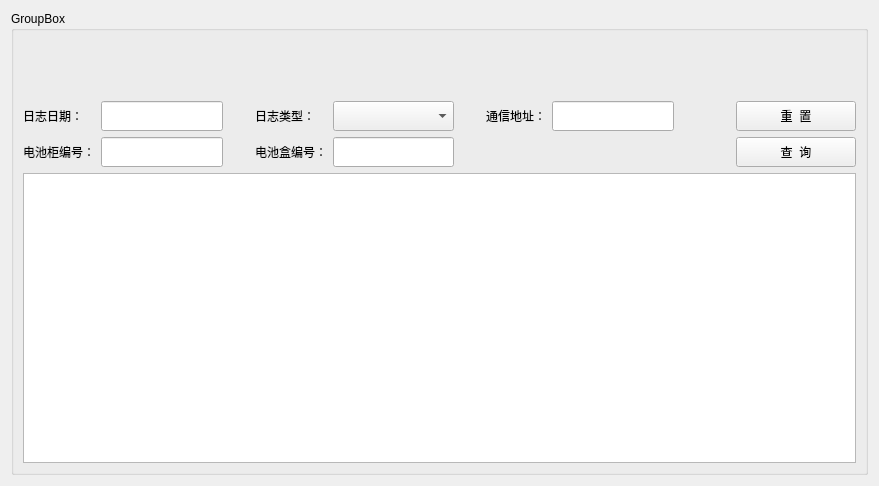
<?xml version="1.0" encoding="UTF-8"?>
<ui version="4.0">
 <class>BatteryLogForm</class>
 <widget class="QWidget" name="BatteryLogForm">
  <property name="geometry">
   <rect>
    <x>0</x>
    <y>0</y>
    <width>879</width>
    <height>486</height>
   </rect>
  </property>
  <property name="windowTitle">
   <string>Form</string>
  </property>
  <layout class="QGridLayout" name="gridLayout_2">
   <item row="0" column="0">
    <widget class="GroupBoxEx" name="groupBox">
     <property name="title">
      <string>GroupBox</string>
     </property>
     <layout class="QGridLayout" name="gridLayout">
      <property name="topMargin">
       <number>70</number>
      </property>
      <item row="0" column="0">
       <widget class="LabelEx" name="label">
        <property name="text">
         <string>日志日期：</string>
        </property>
       </widget>
      </item>
      <item row="0" column="1">
       <widget class="LineEditEx" name="lineEditDate">
        <property name="minimumSize">
         <size>
          <width>120</width>
          <height>30</height>
         </size>
        </property>
       </widget>
      </item>
      <item row="0" column="2">
       <spacer name="horizontalSpacer_2">
        <property name="orientation">
         <enum>Qt::Horizontal</enum>
        </property>
        <property name="sizeType">
         <enum>QSizePolicy::Fixed</enum>
        </property>
        <property name="sizeHint" stdset="0">
         <size>
          <width>20</width>
          <height>20</height>
         </size>
        </property>
       </spacer>
      </item>
      <item row="0" column="3">
       <widget class="LabelEx" name="label_3">
        <property name="text">
         <string>日志类型：</string>
        </property>
       </widget>
      </item>
      <item row="0" column="4">
       <widget class="ComboBoxEx" name="comboBoxLogType">
        <property name="sizePolicy">
         <sizepolicy hsizetype="Expanding" vsizetype="Fixed">
          <horstretch>0</horstretch>
          <verstretch>0</verstretch>
         </sizepolicy>
        </property>
        <property name="minimumSize">
         <size>
          <width>120</width>
          <height>30</height>
         </size>
        </property>
       </widget>
      </item>
      <item row="0" column="5">
       <spacer name="horizontalSpacer_3">
        <property name="orientation">
         <enum>Qt::Horizontal</enum>
        </property>
        <property name="sizeType">
         <enum>QSizePolicy::Fixed</enum>
        </property>
        <property name="sizeHint" stdset="0">
         <size>
          <width>20</width>
          <height>20</height>
         </size>
        </property>
       </spacer>
      </item>
      <item row="0" column="6">
       <widget class="LabelEx" name="label_4">
        <property name="text">
         <string>通信地址：</string>
        </property>
       </widget>
      </item>
      <item row="0" column="7">
       <widget class="LineEditEx" name="lineEditAddress">
        <property name="minimumSize">
         <size>
          <width>120</width>
          <height>30</height>
         </size>
        </property>
       </widget>
      </item>
      <item row="0" column="8">
       <spacer name="horizontalSpacer">
        <property name="orientation">
         <enum>Qt::Horizontal</enum>
        </property>
        <property name="sizeType">
         <enum>QSizePolicy::Fixed</enum>
        </property>
        <property name="sizeHint" stdset="0">
         <size>
          <width>50</width>
          <height>20</height>
         </size>
        </property>
       </spacer>
      </item>
      <item row="0" column="9">
       <widget class="PushButtonEx" name="pushButtonReset">
        <property name="sizePolicy">
         <sizepolicy hsizetype="Fixed" vsizetype="Fixed">
          <horstretch>0</horstretch>
          <verstretch>0</verstretch>
         </sizepolicy>
        </property>
        <property name="minimumSize">
         <size>
          <width>120</width>
          <height>30</height>
         </size>
        </property>
        <property name="text">
         <string>重  置</string>
        </property>
       </widget>
      </item>
      <item row="1" column="0">
       <widget class="LabelEx" name="label_5">
        <property name="text">
         <string>电池柜编号：</string>
        </property>
       </widget>
      </item>
      <item row="1" column="1">
       <widget class="LineEditEx" name="lineEditCabinet">
        <property name="minimumSize">
         <size>
          <width>120</width>
          <height>30</height>
         </size>
        </property>
       </widget>
      </item>
      <item row="1" column="3">
       <widget class="LabelEx" name="label_6">
        <property name="text">
         <string>电池盒编号：</string>
        </property>
       </widget>
      </item>
      <item row="1" column="4">
       <widget class="LineEditEx" name="lineEditBox">
        <property name="minimumSize">
         <size>
          <width>120</width>
          <height>30</height>
         </size>
        </property>
       </widget>
      </item>
      <item row="1" column="5">
       <spacer name="horizontalSpacer_4">
        <property name="orientation">
         <enum>Qt::Horizontal</enum>
        </property>
        <property name="sizeType">
         <enum>QSizePolicy::Fixed</enum>
        </property>
        <property name="sizeHint" stdset="0">
         <size>
          <width>20</width>
          <height>20</height>
         </size>
        </property>
       </spacer>
      </item>
      <item row="1" column="6">
       <spacer name="horizontalSpacer_5">
        <property name="orientation">
         <enum>Qt::Horizontal</enum>
        </property>
        <property name="sizeType">
         <enum>QSizePolicy::Fixed</enum>
        </property>
        <property name="sizeHint" stdset="0">
         <size>
          <width>20</width>
          <height>20</height>
         </size>
        </property>
       </spacer>
      </item>
      <item row="1" column="7">
       <spacer name="horizontalSpacer_6">
        <property name="orientation">
         <enum>Qt::Horizontal</enum>
        </property>
        <property name="sizeType">
         <enum>QSizePolicy::Fixed</enum>
        </property>
        <property name="sizeHint" stdset="0">
         <size>
          <width>20</width>
          <height>20</height>
         </size>
        </property>
       </spacer>
      </item>
      <item row="1" column="9">
       <widget class="PushButtonEx" name="pushButtonQuery">
        <property name="sizePolicy">
         <sizepolicy hsizetype="Fixed" vsizetype="Fixed">
          <horstretch>0</horstretch>
          <verstretch>0</verstretch>
         </sizepolicy>
        </property>
        <property name="minimumSize">
         <size>
          <width>120</width>
          <height>30</height>
         </size>
        </property>
        <property name="text">
         <string>查  询</string>
        </property>
       </widget>
      </item>
      <item row="2" column="0" colspan="10">
       <widget class="TableViewEx" name="tableView"/>
      </item>
     </layout>
    </widget>
   </item>
  </layout>
 </widget>
 <customwidgets>
  <customwidget>
   <class>PushButtonEx</class>
   <extends>QPushButton</extends>
   <header>ctrls/PushButtonEx.h</header>
  </customwidget>
  <customwidget>
   <class>ComboBoxEx</class>
   <extends>QComboBox</extends>
   <header>ctrls/ComboBoxEx.h</header>
  </customwidget>
  <customwidget>
   <class>LineEditEx</class>
   <extends>QLineEdit</extends>
   <header>ctrls/LineEditEx.h</header>
  </customwidget>
  <customwidget>
   <class>LabelEx</class>
   <extends>QLabel</extends>
   <header>ctrls/LabelEx.h</header>
  </customwidget>
  <customwidget>
   <class>TableViewEx</class>
   <extends>QTableView</extends>
   <header>ctrls/TableViewEx.h</header>
  </customwidget>
  <customwidget>
   <class>GroupBoxEx</class>
   <extends>QGroupBox</extends>
   <header>ctrls/GroupBoxEx.h</header>
   <container>1</container>
  </customwidget>
 </customwidgets>
 <resources/>
 <connections/>
</ui>
